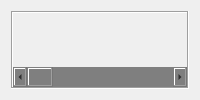
  <widget class="QWidget" name="centralwidget">
   <property name="toolTip">
    <string/>
   </property>
   <layout class="QHBoxLayout" name="horizontalLayout_14">
    <item>
     <layout class="QVBoxLayout" name="verticalLayout">
      <item>
       <widget class="QSplitter" name="splitter">
        <property name="sizePolicy">
         <sizepolicy hsizetype="Expanding" vsizetype="Expanding">
          <horstretch>0</horstretch>
          <verstretch>0</verstretch>
         </sizepolicy>
        </property>
        <property name="minimumSize">
         <size>
          <width>0</width>
          <height>20</height>
         </size>
        </property>
        <property name="styleSheet">
         <string notr="true">QSplitter::handle:vertical {
background:qlineargradient(x1:0, y1:0, x2:1, y2:1,
    stop:0 #eee, stop:1 #ccc) ;
border: 2px solid #777;
width: 13px;
margin-top: 2px;
margin-bottom: 2px;
border-radius: 4px;
}
</string>
        </property>
        <property name="frameShape">
         <enum>QFrame::Box</enum>
        </property>
        <property name="frameShadow">
         <enum>QFrame::Sunken</enum>
        </property>
        <property name="orientation">
         <enum>Qt::Vertical</enum>
        </property>
        <property name="opaqueResize">
         <bool>true</bool>
        </property>
        <property name="childrenCollapsible">
         <bool>true</bool>
        </property>
        <widget class="QWidget" name="widget" native="true">
         <property name="sizePolicy">
          <sizepolicy hsizetype="Maximum" vsizetype="Maximum">
           <horstretch>0</horstretch>
           <verstretch>0</verstretch>
          </sizepolicy>
         </property>
         <property name="styleSheet">
          <string notr="true"/>
         </property>
         <layout class="QVBoxLayout" name="verticalLayout_35">
          <property name="spacing">
           <number>0</number>
          </property>
          <property name="leftMargin">
           <number>0</number>
          </property>
          <property name="topMargin">
           <number>0</number>
          </property>
          <property name="rightMargin">
           <number>0</number>
          </property>
          <property name="bottomMargin">
           <number>0</number>
          </property>
          <item>
           <layout class="QVBoxLayout" name="verticalLayout_33">
            <property name="sizeConstraint">
             <enum>QLayout::SetMaximumSize</enum>
            </property>
            <item>
             <widget class="MplWidget" name="cleanImage" native="true">
              <property name="sizePolicy">
               <sizepolicy hsizetype="Expanding" vsizetype="Expanding">
                <horstretch>0</horstretch>
                <verstretch>0</verstretch>
               </sizepolicy>
              </property>
              <property name="minimumSize">
               <size>
                <width>70</width>
                <height>20</height>
               </size>
              </property>
              <property name="palette">
               <palette>
                <active>
                 <colorrole role="WindowText">
                  <brush brushstyle="SolidPattern">
                   <color alpha="255">
                    <red>0</red>
                    <green>0</green>
                    <blue>0</blue>
                   </color>
                  </brush>
                 </colorrole>
                 <colorrole role="Button">
                  <brush brushstyle="SolidPattern">
                   <color alpha="255">
                    <red>167</red>
                    <green>163</green>
                    <blue>170</blue>
                   </color>
                  </brush>
                 </colorrole>
                 <colorrole role="Light">
                  <brush brushstyle="SolidPattern">
                   <color alpha="255">
                    <red>251</red>
                    <green>245</green>
                    <blue>255</blue>
                   </color>
                  </brush>
                 </colorrole>
                 <colorrole role="Midlight">
                  <brush brushstyle="SolidPattern">
                   <color alpha="255">
                    <red>209</red>
                    <green>204</green>
                    <blue>212</blue>
                   </color>
                  </brush>
                 </colorrole>
                 <colorrole role="Dark">
                  <brush brushstyle="SolidPattern">
                   <color alpha="255">
                    <red>83</red>
                    <green>81</green>
                    <blue>85</blue>
                   </color>
                  </brush>
                 </colorrole>
                 <colorrole role="Mid">
                  <brush brushstyle="SolidPattern">
                   <color alpha="255">
                    <red>111</red>
                    <green>109</green>
                    <blue>113</blue>
                   </color>
                  </brush>
                 </colorrole>
                 <colorrole role="Text">
                  <brush brushstyle="SolidPattern">
                   <color alpha="255">
                    <red>0</red>
                    <green>0</green>
                    <blue>0</blue>
                   </color>
                  </brush>
                 </colorrole>
                 <colorrole role="BrightText">
                  <brush brushstyle="SolidPattern">
                   <color alpha="255">
                    <red>255</red>
                    <green>255</green>
                    <blue>255</blue>
                   </color>
                  </brush>
                 </colorrole>
                 <colorrole role="ButtonText">
                  <brush brushstyle="SolidPattern">
                   <color alpha="255">
                    <red>0</red>
                    <green>0</green>
                    <blue>0</blue>
                   </color>
                  </brush>
                 </colorrole>
                 <colorrole role="Base">
                  <brush brushstyle="SolidPattern">
                   <color alpha="255">
                    <red>255</red>
                    <green>255</green>
                    <blue>255</blue>
                   </color>
                  </brush>
                 </colorrole>
                 <colorrole role="Window">
                  <brush brushstyle="SolidPattern">
                   <color alpha="255">
                    <red>167</red>
                    <green>163</green>
                    <blue>170</blue>
                   </color>
                  </brush>
                 </colorrole>
                 <colorrole role="Shadow">
                  <brush brushstyle="SolidPattern">
                   <color alpha="255">
                    <red>0</red>
                    <green>0</green>
                    <blue>0</blue>
                   </color>
                  </brush>
                 </colorrole>
                 <colorrole role="AlternateBase">
                  <brush brushstyle="SolidPattern">
                   <color alpha="255">
                    <red>211</red>
                    <green>209</green>
                    <blue>212</blue>
                   </color>
                  </brush>
                 </colorrole>
                 <colorrole role="ToolTipBase">
                  <brush brushstyle="SolidPattern">
                   <color alpha="255">
                    <red>255</red>
                    <green>255</green>
                    <blue>220</blue>
                   </color>
                  </brush>
                 </colorrole>
                 <colorrole role="ToolTipText">
                  <brush brushstyle="SolidPattern">
                   <color alpha="255">
                    <red>0</red>
                    <green>0</green>
                    <blue>0</blue>
                   </color>
                  </brush>
                 </colorrole>
                </active>
                <inactive>
                 <colorrole role="WindowText">
                  <brush brushstyle="SolidPattern">
                   <color alpha="255">
                    <red>0</red>
                    <green>0</green>
                    <blue>0</blue>
                   </color>
                  </brush>
                 </colorrole>
                 <colorrole role="Button">
                  <brush brushstyle="SolidPattern">
                   <color alpha="255">
                    <red>167</red>
                    <green>163</green>
                    <blue>170</blue>
                   </color>
                  </brush>
                 </colorrole>
                 <colorrole role="Light">
                  <brush brushstyle="SolidPattern">
                   <color alpha="255">
                    <red>251</red>
                    <green>245</green>
                    <blue>255</blue>
                   </color>
                  </brush>
                 </colorrole>
                 <colorrole role="Midlight">
                  <brush brushstyle="SolidPattern">
                   <color alpha="255">
                    <red>209</red>
                    <green>204</green>
                    <blue>212</blue>
                   </color>
                  </brush>
                 </colorrole>
                 <colorrole role="Dark">
                  <brush brushstyle="SolidPattern">
                   <color alpha="255">
                    <red>83</red>
                    <green>81</green>
                    <blue>85</blue>
                   </color>
                  </brush>
                 </colorrole>
                 <colorrole role="Mid">
                  <brush brushstyle="SolidPattern">
                   <color alpha="255">
                    <red>111</red>
                    <green>109</green>
                    <blue>113</blue>
                   </color>
                  </brush>
                 </colorrole>
                 <colorrole role="Text">
                  <brush brushstyle="SolidPattern">
                   <color alpha="255">
                    <red>0</red>
                    <green>0</green>
                    <blue>0</blue>
                   </color>
                  </brush>
                 </colorrole>
                 <colorrole role="BrightText">
                  <brush brushstyle="SolidPattern">
                   <color alpha="255">
                    <red>255</red>
                    <green>255</green>
                    <blue>255</blue>
                   </color>
                  </brush>
                 </colorrole>
                 <colorrole role="ButtonText">
                  <brush brushstyle="SolidPattern">
                   <color alpha="255">
                    <red>0</red>
                    <green>0</green>
                    <blue>0</blue>
                   </color>
                  </brush>
                 </colorrole>
                 <colorrole role="Base">
                  <brush brushstyle="SolidPattern">
                   <color alpha="255">
                    <red>255</red>
                    <green>255</green>
                    <blue>255</blue>
                   </color>
                  </brush>
                 </colorrole>
                 <colorrole role="Window">
                  <brush brushstyle="SolidPattern">
                   <color alpha="255">
                    <red>167</red>
                    <green>163</green>
                    <blue>170</blue>
                   </color>
                  </brush>
                 </colorrole>
                 <colorrole role="Shadow">
                  <brush brushstyle="SolidPattern">
                   <color alpha="255">
                    <red>0</red>
                    <green>0</green>
                    <blue>0</blue>
                   </color>
                  </brush>
                 </colorrole>
                 <colorrole role="AlternateBase">
                  <brush brushstyle="SolidPattern">
                   <color alpha="255">
                    <red>211</red>
                    <green>209</green>
                    <blue>212</blue>
                   </color>
                  </brush>
                 </colorrole>
                 <colorrole role="ToolTipBase">
                  <brush brushstyle="SolidPattern">
                   <color alpha="255">
                    <red>255</red>
                    <green>255</green>
                    <blue>220</blue>
                   </color>
                  </brush>
                 </colorrole>
                 <colorrole role="ToolTipText">
                  <brush brushstyle="SolidPattern">
                   <color alpha="255">
                    <red>0</red>
                    <green>0</green>
                    <blue>0</blue>
                   </color>
                  </brush>
                 </colorrole>
                </inactive>
                <disabled>
                 <colorrole role="WindowText">
                  <brush brushstyle="SolidPattern">
                   <color alpha="255">
                    <red>83</red>
                    <green>81</green>
                    <blue>85</blue>
                   </color>
                  </brush>
                 </colorrole>
                 <colorrole role="Button">
                  <brush brushstyle="SolidPattern">
                   <color alpha="255">
                    <red>167</red>
                    <green>163</green>
                    <blue>170</blue>
                   </color>
                  </brush>
                 </colorrole>
                 <colorrole role="Light">
                  <brush brushstyle="SolidPattern">
                   <color alpha="255">
                    <red>251</red>
                    <green>245</green>
                    <blue>255</blue>
                   </color>
                  </brush>
                 </colorrole>
                 <colorrole role="Midlight">
                  <brush brushstyle="SolidPattern">
                   <color alpha="255">
                    <red>209</red>
                    <green>204</green>
                    <blue>212</blue>
                   </color>
                  </brush>
                 </colorrole>
                 <colorrole role="Dark">
                  <brush brushstyle="SolidPattern">
                   <color alpha="255">
                    <red>83</red>
                    <green>81</green>
                    <blue>85</blue>
                   </color>
                  </brush>
                 </colorrole>
                 <colorrole role="Mid">
                  <brush brushstyle="SolidPattern">
                   <color alpha="255">
                    <red>111</red>
                    <green>109</green>
                    <blue>113</blue>
                   </color>
                  </brush>
                 </colorrole>
                 <colorrole role="Text">
                  <brush brushstyle="SolidPattern">
                   <color alpha="255">
                    <red>83</red>
                    <green>81</green>
                    <blue>85</blue>
                   </color>
                  </brush>
                 </colorrole>
                 <colorrole role="BrightText">
                  <brush brushstyle="SolidPattern">
                   <color alpha="255">
                    <red>255</red>
                    <green>255</green>
                    <blue>255</blue>
                   </color>
                  </brush>
                 </colorrole>
                 <colorrole role="ButtonText">
                  <brush brushstyle="SolidPattern">
                   <color alpha="255">
                    <red>83</red>
                    <green>81</green>
                    <blue>85</blue>
                   </color>
                  </brush>
                 </colorrole>
                 <colorrole role="Base">
                  <brush brushstyle="SolidPattern">
                   <color alpha="255">
                    <red>167</red>
                    <green>163</green>
                    <blue>170</blue>
                   </color>
                  </brush>
                 </colorrole>
                 <colorrole role="Window">
                  <brush brushstyle="SolidPattern">
                   <color alpha="255">
                    <red>167</red>
                    <green>163</green>
                    <blue>170</blue>
                   </color>
                  </brush>
                 </colorrole>
                 <colorrole role="Shadow">
                  <brush brushstyle="SolidPattern">
                   <color alpha="255">
                    <red>0</red>
                    <green>0</green>
                    <blue>0</blue>
                   </color>
                  </brush>
                 </colorrole>
                 <colorrole role="AlternateBase">
                  <brush brushstyle="SolidPattern">
                   <color alpha="255">
                    <red>167</red>
                    <green>163</green>
                    <blue>170</blue>
                   </color>
                  </brush>
                 </colorrole>
                 <colorrole role="ToolTipBase">
                  <brush brushstyle="SolidPattern">
                   <color alpha="255">
                    <red>255</red>
                    <green>255</green>
                    <blue>220</blue>
                   </color>
                  </brush>
                 </colorrole>
                 <colorrole role="ToolTipText">
                  <brush brushstyle="SolidPattern">
                   <color alpha="255">
                    <red>0</red>
                    <green>0</green>
                    <blue>0</blue>
                   </color>
                  </brush>
                 </colorrole>
                </disabled>
               </palette>
              </property>
              <property name="contextMenuPolicy">
               <enum>Qt::DefaultContextMenu</enum>
              </property>
              <property name="acceptDrops">
               <bool>true</bool>
              </property>
              <property name="autoFillBackground">
               <bool>false</bool>
              </property>
              <property name="styleSheet">
               <string notr="true"/>
              </property>
             </widget>
            </item>
            <item>
             <widget class="QScrollBar" name="horizontalScrollBar">
              <property name="sizePolicy">
               <sizepolicy hsizetype="MinimumExpanding" vsizetype="Fixed">
                <horstretch>0</horstretch>
                <verstretch>0</verstretch>
               </sizepolicy>
              </property>
              <property name="minimumSize">
               <size>
                <width>20</width>
                <height>20</height>
               </size>
              </property>
              <property name="maximumSize">
               <size>
                <width>16777215</width>
                <height>20</height>
               </size>
              </property>
              <property name="toolTip">
               <string>&lt;html&gt;&lt;head/&gt;&lt;body&gt;&lt;p&gt;Use this slider to scroll media above&lt;/p&gt;&lt;/body&gt;&lt;/html&gt;</string>
              </property>
              <property name="styleSheet">
               <string notr="true">background-color: rgb(127, 127, 127);</string>
              </property>
              <property name="orientation">
               <enum>Qt::Horizontal</enum>
              </property>
             </widget>
            </item>
           </layout>
          </item>
         </layout>
        </widget>
       </widget>
      </item>
     </layout>
    </item>
   </layout>
  </widget>
